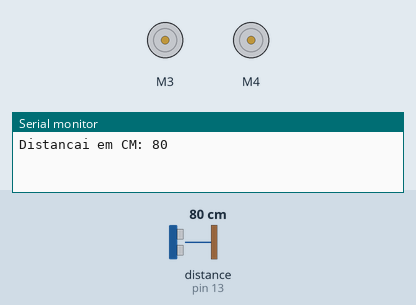
The sketch below on a simulated Arduino Uno, built with avr-gcc and run on an emulated ATmega328P. Parts: 2 × DC motor (green arrow = forward, orange = backward, longer = faster), the last lines printed to the serial monitor. Wiring (inferred from the names in the program): ultrasonic range finder: trigger pin 12; echo pin 13. The test bench sets the inputs (shaded band); at power-on: distance to the obstacle (sensor on pin 13) 80 cm. The echo pulse lasts 58.3 µs per cm.

Above: at 0.5 s.
At 3.5 s:
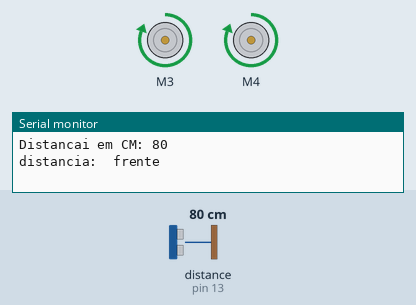
At 7.2 s:
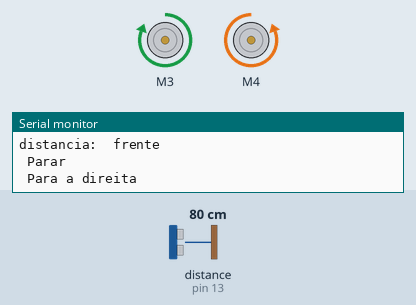
Timing chart, 0 to 16.3 s (numbered marks = the images above):
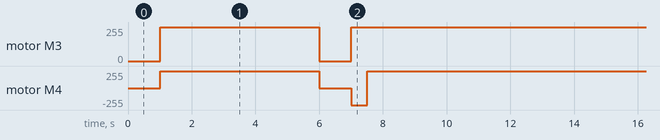

The sketch:

_14_12_sem_sensor.ino
```cpp
#include <Servo.h>
#include <AFMotor.h>

AF_DCMotor motor1(3);    // Define o motor1 ligado ao M3
AF_DCMotor motor2(4);    // Define o motor2 ligado ao M4

const int trigPin = 12;
const int echoPin = 13;

void setup(){
   Serial.begin(9600); // inicializa a comunicação serial para mostrar dados

   //configurações do servos motores
   motor1.setSpeed(255);       // Define a velocidade para os motores 1.A velocidade máxima é 255
   motor2.setSpeed(255);       // Define a velocidade para os motores 2. A velocidade máxima é 255

  //config do sensor de distacia
  Serial.begin(9600);
  pinMode(trigPin, OUTPUT);
  pinMode(echoPin, INPUT);
}

// Função principal do Arduino
  void loop(){
   medir_distacia();
   andar();
  }

  // Função para chamar outras funções e definir o que o robô fará
void andar(){
   Serial.print("distancia: "); // Exibe no serial
     rotacao_Frente();
     rotacao_Parado();
     rotacao_Direita();
     rotacao_Frente();
}


  // Função para fazer o carro parar
  void rotacao_Parado()
  {
   Serial.println(" Parar ");
   motor1.run(RELEASE); // Motor para
   motor2.run(RELEASE);
   delay(1000);
  }

  // Função para fazer o robô andar para frente
  void rotacao_Frente()
  {
   Serial.println(" frente ");
   motor1.run(FORWARD); // Roda vai para frente
   motor2.run(FORWARD); // Roda vai para frente
   delay(5000);
  }

    // Função que faz o robô virar à direita
  void rotacao_Direita()
  {
   Serial.println(" Para a direita ");
   motor1.run(FORWARD); // Roda vai para frente
   motor2.run(BACKWARD); // Roda vai para trás
   delay(500);
  }

    // Função que faz o robô virar à esquerda
  void rotacao_Esquerda()
  {
   Serial.println(" Para a esquerda ");
   motor1.run(BACKWARD); // Roda vai para trás
   motor2.run(FORWARD); // Roda vai para frente
   delay(1000);
  }


  // Função que faz o robô andar para trás e emite som quando ele dá ré
  void rotacao_Re()
  {
   Serial.println(" ré ");
   motor1.run(BACKWARD);    // Roda vai para trás
   motor2.run(BACKWARD);    // Roda vai para trás
   rotacao_Parado();
  }

  void medir_distacia() {
  digitalWrite(trigPin, LOW);
  delayMicroseconds(2);
  digitalWrite(trigPin, HIGH);
  delayMicroseconds(10);
  digitalWrite(trigPin, LOW);
  unsigned long duracao = pulseIn(echoPin, HIGH);
  int distancia = duracao / 58;
  Serial.print("Distancai em CM: ");
  Serial.println(distancia);
  delay(1000);
  }
```

Measured:
- by itself, motor M3: repeats every 12.5 s: stopped 1.0 s, forward 255/255 11.5 s
- by itself, motor M4: repeats every 12.5 s: stopped 1.0 s, backward 255/255 0.50 s, forward 255/255 11.0 s
